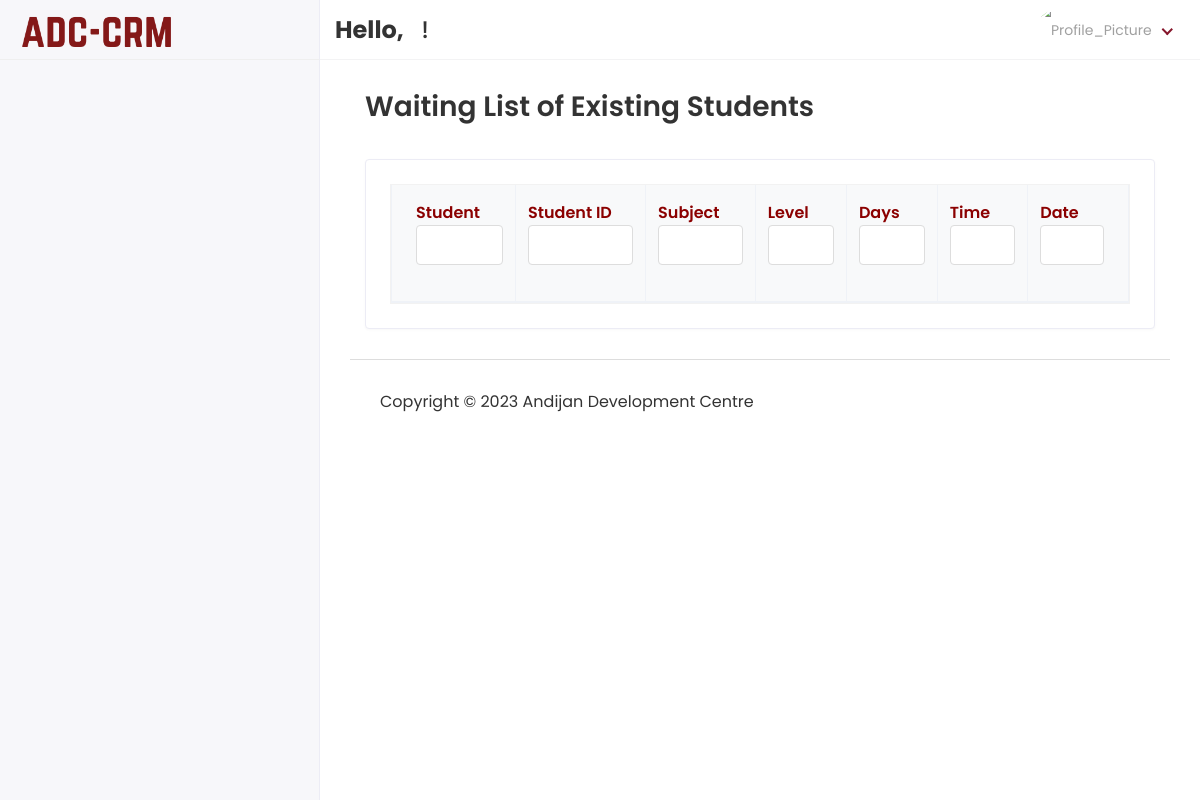
Before: /Hod/Student/ViewExistingWaitlist with the older database file.
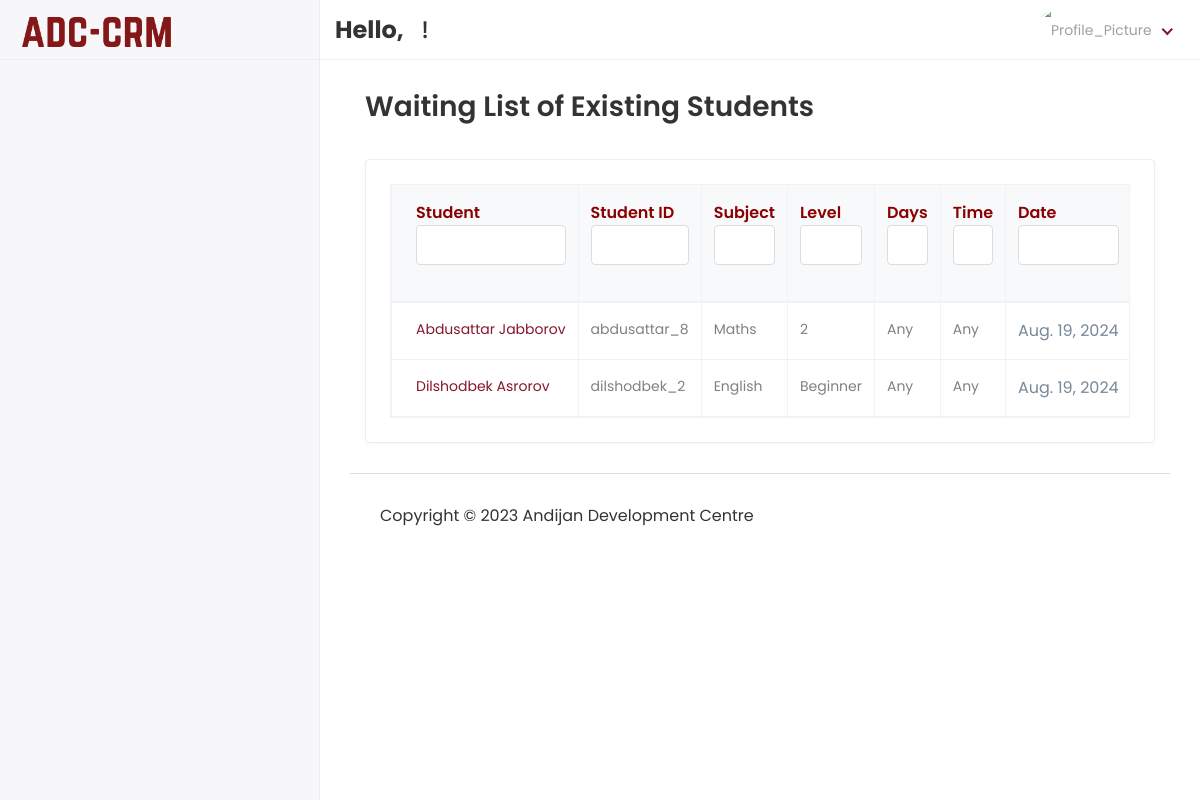
After: the same page with the newer database file.
### app/models.py (models this page shows, shortened)
class ExistingStudent(models.Model):
    first_name = models.CharField(max_length=40, blank=True, null=True)
    last_name = models.CharField(max_length=40, blank=True, null=True)
    student_id = models.CharField(max_length=30, blank=True, null=True)
    preferred_course = models.CharField(max_length=30)
    mobile = models.CharField(max_length=15, blank=True, null=True)
    preferred_level = models.CharField(max_length=30)
    preferred_days = models.CharField(max_length=30)
    preferred_time = models.CharField(max_length=30)
    course_id = models.ForeignKey(Course, on_delete=models.DO_NOTHING, blank=True, null=True)
    status = models.CharField(max_length=20, blank=True, null=True)
    created_at = models.DateTimeField(auto_now_add=True)

### ADC_school_project/Hod_Views.py (the view)
# urls.py: path('Hod/Student/ViewExistingWaitlist', Hod_Views.VIEW_EXISTING, name="view_existing"),
def VIEW_EXISTING(request):
    existstudent = ExistingStudent.objects.filter(status='Waiting')
    context = {
        'existstudent': existstudent
    }
    return render(request, 'Hod/view_existwaitlist.html', context)

### templates/Hod/view_existwaitlist.html (shortened to what this page needs)
{% extends 'base.html' %}
{% block content %}
    <div class="content container-fluid">
               <div class="page-header">
                  <div class="row align-items-center">
                     <div class="col">
                        <h3 class="page-title">Waiting List of Existing Students</h3>
                     </div>
                  </div>
               </div>
               <div class="row">
                  <div class="col-sm-12">
                     <div class="card card-table">
                        <div class="card-body">
                           <div class="table-responsive table-bordered table-hover">
                              <table class="data-table table">
  <thead class="thead-light">
    <tr>
        <th style="color: darkred">Student</th>
      <th style="color: darkred">Student ID</th>
      <th style="color: darkred">Subject</th>
        <th style="color: darkred">Level</th>
        <th style="color: darkred">Days</th>
        <th style="color: darkred">Time</th>
      <th style="color: darkred">Date</th>
    </tr>
  </thead>
  <tbody>
    {% for i in existstudent %}
    <tr>
      <td style="font-size: 14px">
        <a href="{% url 'edit_existing' i.id %}">{{ i.first_name }} {{ i.last_name }}</a>
      </td>
        <td style="color: gray; font-size: 14px">{{ i.student_id }}</td>
      <td style="color: gray; font-size: 14px">{{ i.preferred_course }}</td>
        <td style="color: gray; font-size: 14px">{{ i.preferred_level }}</td>
        <td style="color: gray; font-size: 14px">{{ i.preferred_days }}</td>
        <td style="color: gray; font-size: 14px">{{ i.preferred_time }}</td>
      <td style="color: lightslategray">{{ i.created_at.date }}</td>
    </tr>
    {% endfor %}
  </tbody>
</table>
                           </div>
                        </div>
                     </div>
                  </div>
               </div>
            </div>
{% endblock %}

Changed rows visible on the page:
added ExistingStudent: first_name "Abdusattar", last_name "Jabborov", student_id "abdusattar_8", preferred_course "Maths", preferred_level "2", preferred_days "Any", preferred_time "Any", created_at "Aug. 19, 2024"
added ExistingStudent: first_name "Dilshodbek", last_name "Asrorov", student_id "dilshodbek_2", preferred_course "English", preferred_level "Beginner", preferred_days "Any", preferred_time "Any", created_at "Aug. 19, 2024"
